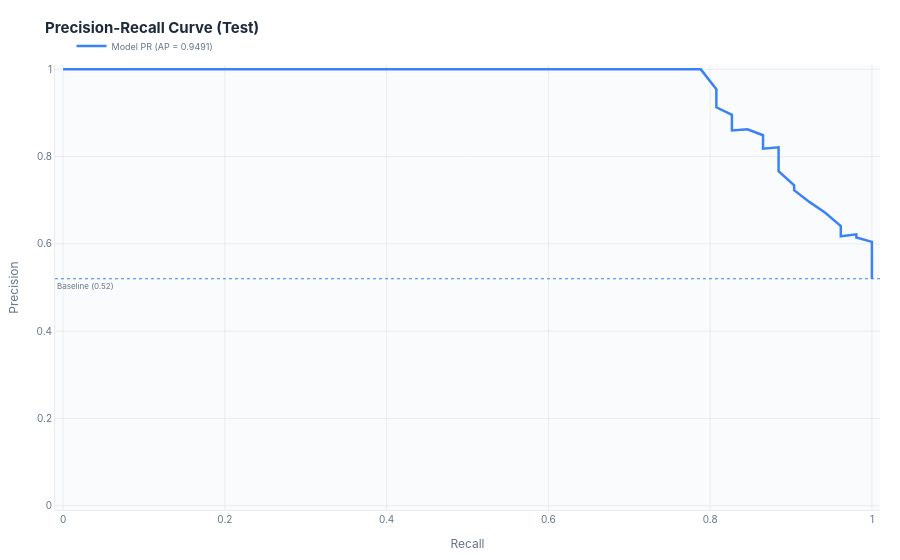

Source (notebook cell):
### Code cell
# Precision-Recall Curve Plot
fig_pr = plotter_clf.plot_pr_curve(subset="test")
fig_pr.show()

### Figure 1 — Plotly figure (JSON) as saved in the notebook; plotly's stock layout.template omitted (floating-point values rounded to 4 significant figures)
{"data": [{"hovertemplate": "<b>Recall:</b> %{x:.4f}<br><b>Precision:</b> %{y:.4f}<extra></extra>", "line": {"color": "#3b82f6", "width": 2.5}, "mode": "lines", "name": "Model PR (AP = 0.9491)", "type": "scatter", "x": [1, 1, 1, 1, 1, 0.9808, 0.9808, 0.9615, 0.9615, 0.9615, 0.9423, 0.9231, 0.9038, 0.9038, 0.8846, 0.8846, 0.8846, 0.8846, 0.8654, 0.8654, 0.8462, 0.8269, 0.8269, 0.8077, 0.8077, 0.8077, 0.7885, 0.7308, 0.6923, 0.6731, 0.5577, 0.5385, 0.5, 0.4423, 0.3654, 0.3269, 0.2885, 0.2115, 0.1538, 0.03846, 0], "y": [0.52, 0.5253, 0.5417, 0.5843, 0.6047, 0.6145, 0.622, 0.6173, 0.6329, 0.641, 0.6712, 0.6957, 0.7231, 0.7344, 0.7667, 0.7797, 0.807, 0.8214, 0.8182, 0.8491, 0.8627, 0.86, 0.8958, 0.913, 0.9333, 0.9545, 1, 1, 1, 1, 1, 1, 1, 1, 1, 1, 1, 1, 1, 1, 1]}], "layout": {"annotations": [{"font": {"color": "#64748b", "size": 8}, "showarrow": false, "text": "Baseline (0.52)", "x": 0, "xanchor": "left", "xref": "x domain", "y": 0.52, "yanchor": "top", "yref": "y"}], "font": {"color": "#1e293b", "family": "Inter, system-ui, -apple-system, sans-serif", "size": 11}, "hoverlabel": {"bgcolor": "#ffffff", "bordercolor": "rgba(0, 0, 0, 0.08)", "font": {"color": "#1e293b", "family": "Inter, system-ui, -apple-system, sans-serif", "size": 11}}, "hovermode": "closest", "legend": {"bgcolor": "rgba(0,0,0,0)", "bordercolor": "rgba(0,0,0,0)", "borderwidth": 0, "font": {"color": "#64748b", "size": 9}, "orientation": "h", "x": 0.02, "xanchor": "left", "y": 1.01, "yanchor": "bottom"}, "margin": {"b": 45, "l": 55, "r": 20, "t": 65}, "paper_bgcolor": "#ffffff", "plot_bgcolor": "#fafbfc", "shapes": [{"line": {"color": "#3b82f6", "dash": "dot", "width": 1.2}, "type": "line", "x0": 0, "x1": 1, "xref": "x domain", "y0": 0.52, "y1": 0.52, "yref": "y"}], "showlegend": true, "title": {"font": {"color": "#1e293b", "family": "Inter, system-ui, -apple-system, sans-serif", "size": 15}, "text": "<b>Precision-Recall Curve (Test)</b>", "x": 0.05, "xanchor": "left", "y": 0.96}, "xaxis": {"gridcolor": "rgba(0, 0, 0, 0.06)", "linecolor": "rgba(0, 0, 0, 0.08)", "range": [-0.01, 1.01], "tickfont": {"color": "#64748b", "size": 10}, "title": {"font": {"color": "#64748b", "family": "Inter, system-ui, -apple-system, sans-serif", "size": 12}, "text": "Recall"}, "zerolinecolor": "rgba(0, 0, 0, 0.06)", "zerolinewidth": 1}, "yaxis": {"gridcolor": "rgba(0, 0, 0, 0.06)", "linecolor": "rgba(0, 0, 0, 0.08)", "range": [-0.01, 1.01], "tickfont": {"color": "#64748b", "size": 10}, "title": {"font": {"color": "#64748b", "family": "Inter, system-ui, -apple-system, sans-serif", "size": 12}, "text": "Precision"}, "zerolinecolor": "rgba(0, 0, 0, 0.06)", "zerolinewidth": 1}}}
